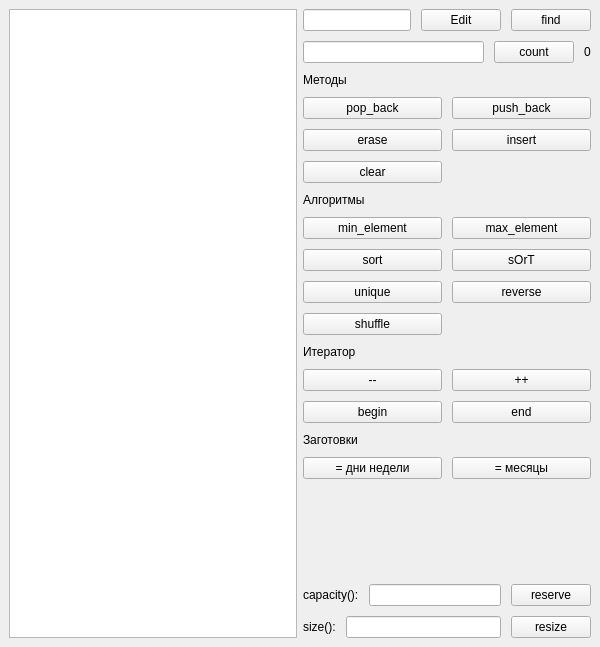
<?xml version="1.0" encoding="UTF-8"?>
<ui version="4.0">
 <class>MainWindow</class>
 <widget class="QMainWindow" name="MainWindow">
  <property name="geometry">
   <rect>
    <x>0</x>
    <y>0</y>
    <width>600</width>
    <height>647</height>
   </rect>
  </property>
  <property name="windowTitle">
   <string>std::vector demo</string>
  </property>
  <widget class="QWidget" name="centralwidget">
   <layout class="QHBoxLayout" name="horizontalLayout_3">
    <item>
     <widget class="QListWidget" name="list_widget"/>
    </item>
    <item>
     <layout class="QVBoxLayout" name="verticalLayout">
      <property name="spacing">
       <number>10</number>
      </property>
      <item>
       <layout class="QHBoxLayout" name="horizontalLayout_4">
        <item>
         <widget class="QLineEdit" name="txt_elem_content"/>
        </item>
        <item>
         <widget class="QPushButton" name="btn_edit">
          <property name="text">
           <string>Edit</string>
          </property>
         </widget>
        </item>
        <item>
         <widget class="QPushButton" name="btn_find">
          <property name="text">
           <string>find</string>
          </property>
         </widget>
        </item>
       </layout>
      </item>
      <item>
       <layout class="QHBoxLayout" name="horizontalLayout_7">
        <item>
         <widget class="QLineEdit" name="le_count"/>
        </item>
        <item>
         <widget class="QPushButton" name="btn_count">
          <property name="text">
           <string>count</string>
          </property>
         </widget>
        </item>
        <item>
         <widget class="QLabel" name="lbl_count">
          <property name="text">
           <string>0</string>
          </property>
         </widget>
        </item>
       </layout>
      </item>
      <item>
       <widget class="QLabel" name="label">
        <property name="text">
         <string>Методы</string>
        </property>
       </widget>
      </item>
      <item>
       <layout class="QGridLayout" name="gridLayout">
        <property name="spacing">
         <number>10</number>
        </property>
        <item row="0" column="1">
         <widget class="QPushButton" name="btn_push_back">
          <property name="text">
           <string>push_back</string>
          </property>
         </widget>
        </item>
        <item row="1" column="1">
         <widget class="QPushButton" name="btn_insert">
          <property name="text">
           <string>insert</string>
          </property>
         </widget>
        </item>
        <item row="0" column="0">
         <widget class="QPushButton" name="btn_pop_back">
          <property name="text">
           <string>pop_back</string>
          </property>
         </widget>
        </item>
        <item row="1" column="0">
         <widget class="QPushButton" name="btn_erase">
          <property name="text">
           <string>erase</string>
          </property>
         </widget>
        </item>
        <item row="2" column="0">
         <widget class="QPushButton" name="btn_clear">
          <property name="text">
           <string>clear</string>
          </property>
         </widget>
        </item>
       </layout>
      </item>
      <item>
       <widget class="QLabel" name="label_6">
        <property name="text">
         <string>Алгоритмы</string>
        </property>
       </widget>
      </item>
      <item>
       <layout class="QGridLayout" name="gridLayout_3">
        <item row="1" column="1">
         <widget class="QPushButton" name="btn_max_element">
          <property name="text">
           <string>max_element</string>
          </property>
         </widget>
        </item>
        <item row="2" column="1">
         <widget class="QPushButton" name="btn_sOrT">
          <property name="text">
           <string>sOrT</string>
          </property>
         </widget>
        </item>
        <item row="1" column="0">
         <widget class="QPushButton" name="btn_min_element">
          <property name="text">
           <string>min_element</string>
          </property>
         </widget>
        </item>
        <item row="2" column="0">
         <widget class="QPushButton" name="btn_sort">
          <property name="text">
           <string>sort</string>
          </property>
         </widget>
        </item>
        <item row="3" column="0">
         <widget class="QPushButton" name="btn_unique">
          <property name="text">
           <string>unique</string>
          </property>
         </widget>
        </item>
        <item row="3" column="1">
         <widget class="QPushButton" name="btn_reverse">
          <property name="text">
           <string>reverse</string>
          </property>
         </widget>
        </item>
        <item row="4" column="0">
         <widget class="QPushButton" name="btn_shuffle">
          <property name="text">
           <string>shuffle</string>
          </property>
         </widget>
        </item>
       </layout>
      </item>
      <item>
       <widget class="QLabel" name="label_4">
        <property name="text">
         <string>Итератор</string>
        </property>
       </widget>
      </item>
      <item>
       <layout class="QGridLayout" name="gridLayout_2">
        <item row="0" column="1">
         <widget class="QPushButton" name="btn_incr">
          <property name="text">
           <string>++</string>
          </property>
         </widget>
        </item>
        <item row="1" column="0">
         <widget class="QPushButton" name="btn_begin">
          <property name="text">
           <string>begin</string>
          </property>
         </widget>
        </item>
        <item row="0" column="0">
         <widget class="QPushButton" name="btn_decr">
          <property name="text">
           <string>--</string>
          </property>
         </widget>
        </item>
        <item row="1" column="1">
         <widget class="QPushButton" name="btn_end">
          <property name="text">
           <string>end</string>
          </property>
         </widget>
        </item>
       </layout>
      </item>
      <item>
       <widget class="QLabel" name="label_2">
        <property name="text">
         <string>Заготовки</string>
        </property>
       </widget>
      </item>
      <item>
       <layout class="QHBoxLayout" name="horizontalLayout">
        <item>
         <widget class="QPushButton" name="btn_week_days">
          <property name="text">
           <string>= дни недели</string>
          </property>
         </widget>
        </item>
        <item>
         <widget class="QPushButton" name="btn_monthes">
          <property name="text">
           <string>= месяцы</string>
          </property>
         </widget>
        </item>
       </layout>
      </item>
      <item>
       <spacer name="verticalSpacer">
        <property name="orientation">
         <enum>Qt::Orientation::Vertical</enum>
        </property>
        <property name="sizeHint" stdset="0">
         <size>
          <width>20</width>
          <height>40</height>
         </size>
        </property>
       </spacer>
      </item>
      <item>
       <layout class="QHBoxLayout" name="horizontalLayout_5">
        <item>
         <widget class="QLabel" name="label_5">
          <property name="text">
           <string>capacity():</string>
          </property>
         </widget>
        </item>
        <item>
         <widget class="QLineEdit" name="txt_capacity"/>
        </item>
        <item>
         <widget class="QPushButton" name="btn_reserve">
          <property name="text">
           <string>reserve</string>
          </property>
         </widget>
        </item>
       </layout>
      </item>
      <item>
       <layout class="QHBoxLayout" name="horizontalLayout_2">
        <item>
         <widget class="QLabel" name="label_3">
          <property name="text">
           <string>size():</string>
          </property>
         </widget>
        </item>
        <item>
         <widget class="QLineEdit" name="txt_size"/>
        </item>
        <item>
         <widget class="QPushButton" name="btn_resize">
          <property name="text">
           <string>resize</string>
          </property>
         </widget>
        </item>
       </layout>
      </item>
     </layout>
    </item>
   </layout>
  </widget>
 </widget>
 <resources/>
 <connections/>
</ui>
